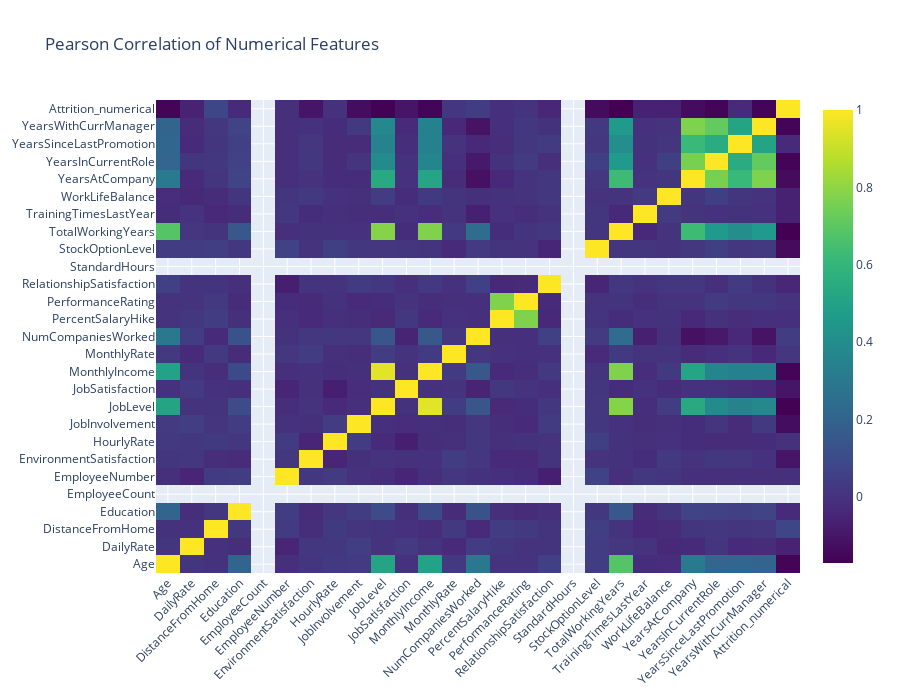

Source (notebook cell):
### Code cell
# Automatically selecting numerical columns
numerical = df.select_dtypes(include=['float64', 'int64']).columns.tolist()

# Creating the heatmap data
heatmap_data = go.Heatmap(
    z=df[numerical].astype(float).corr().values,  # Pearson correlation
    x=df[numerical].columns.values,
    y=df[numerical].columns.values,
    colorscale='Viridis',
    reversescale=False,
    opacity=1.0
)

# Defining the layout for the heatmap
layout = go.Layout(
    title='Pearson Correlation of Numerical Features',
    xaxis=dict(ticks='', tickangle=-45),
    yaxis=dict(ticks=''),
    width=900, height=700,
    margin=dict(l=100, r=100, b=100, t=100)  # Adjust margins to fit labels
)

# Creating the figure and plotting
fig = go.Figure(data=[heatmap_data], layout=layout)
iplot(fig, filename='labelled-heatmap')

### Figure 1 — Plotly figure (JSON) as saved in the notebook; plotly's stock layout.template omitted (floating-point values rounded to 4 significant figures; data arrays with more than 128 entries replaced by an {"elided": "..."} marker saying what was removed)
{"data": [{"colorscale": [[0, "#440154"], [0.1111, "#482878"], [0.2222, "#3e4989"], [0.3333, "#31688e"], [0.4444, "#26828e"], [0.5556, "#1f9e89"], [0.6667, "#35b779"], [0.7778, "#6ece58"], [0.8889, "#b5de2b"], [1, "#fde725"]], "opacity": 1, "reversescale": false, "type": "heatmap", "x": ["Age", "DailyRate", "DistanceFromHome", "Education", "EmployeeCount", "EmployeeNumber", "EnvironmentSatisfaction", "HourlyRate", "JobInvolvement", "JobLevel", "JobSatisfaction", "MonthlyIncome", "MonthlyRate", "NumCompaniesWorked", "PercentSalaryHike", "PerformanceRating", "RelationshipSatisfaction", "StandardHours", "StockOptionLevel", "TotalWorkingYears", "TrainingTimesLastYear", "WorkLifeBalance", "YearsAtCompany", "YearsInCurrentRole", "YearsSinceLastPromotion", "YearsWithCurrManager", "Attrition_numerical"], "y": ["Age", "DailyRate", "DistanceFromHome", "Education", "EmployeeCount", "EmployeeNumber", "EnvironmentSatisfaction", "HourlyRate", "JobInvolvement", "JobLevel", "JobSatisfaction", "MonthlyIncome", "MonthlyRate", "NumCompaniesWorked", "PercentSalaryHike", "PerformanceRating", "RelationshipSatisfaction", "StandardHours", "StockOptionLevel", "TotalWorkingYears", "TrainingTimesLastYear", "WorkLifeBalance", "YearsAtCompany", "YearsInCurrentRole", "YearsSinceLastPromotion", "YearsWithCurrManager", "Attrition_numerical"], "z": {"elided": "27x27 float values"}}], "layout": {"height": 700, "margin": {"b": 100, "l": 100, "r": 100, "t": 100}, "title": {"text": "Pearson Correlation of Numerical Features"}, "width": 900, "xaxis": {"tickangle": -45, "ticks": ""}, "yaxis": {"ticks": ""}}}
